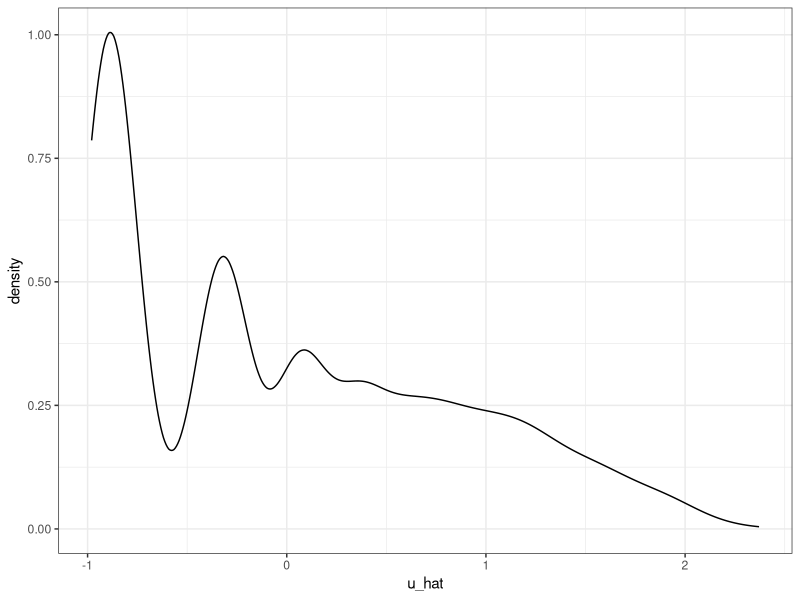
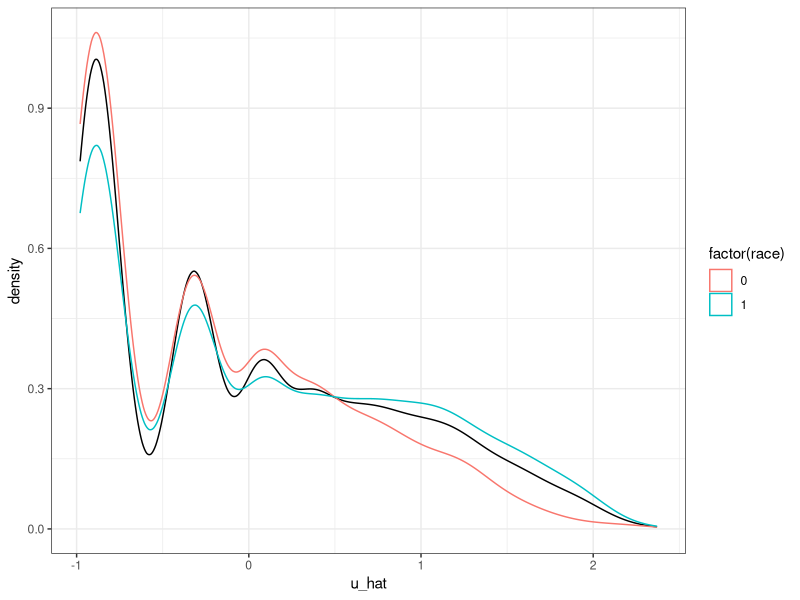
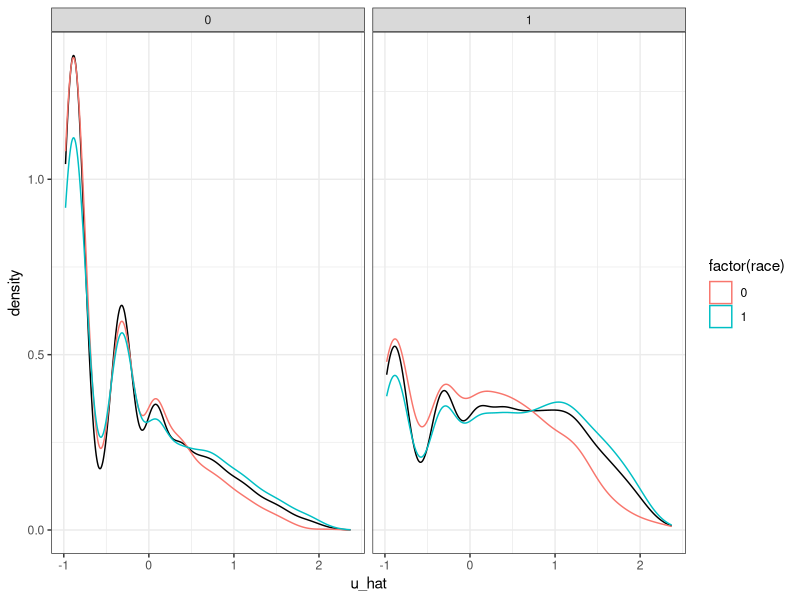

The R script that drew these images, in order:
## ---- chunk 1
knitr::opts_chunk$set(echo = TRUE)
library(dplyr)
library(ggplot2)
library(reshape2)
options(dplyr.width = Inf)
## ---- chunk 2
data <- read.csv("compas_stan_results.csv")
head(data)
## ---- chunk 3
p <- ggplot(data, aes(u_hat)) + geom_density() + theme_bw()
p
q <- p + geom_density(aes(colour = factor(race)))
q
q + facet_wrap(~two_year_recid)
